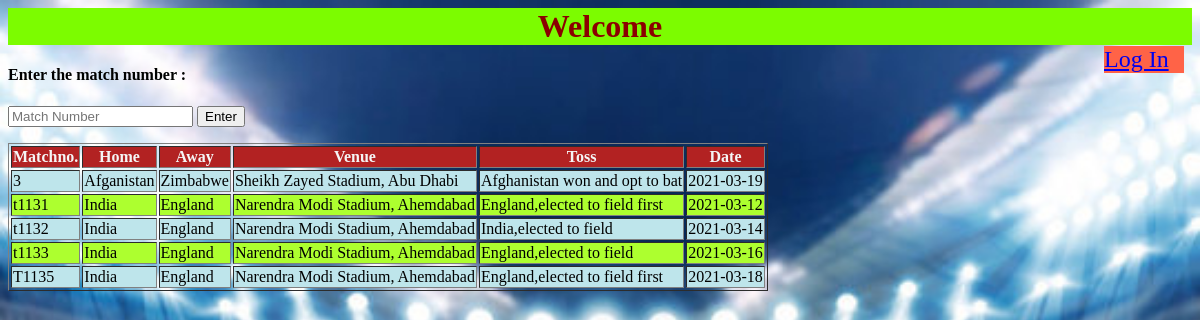
The page / on the database its author committed.
### tables this page shows
CREATE TABLE `matches` (
  `Matchno` varchar(255) NOT NULL,
  `Home` varchar(345) NOT NULL,
  `Away` varchar(345) NOT NULL,
  `Venue` varchar(345) NOT NULL,
  `Toss` text NOT NULL,
  `Date` date NOT NULL
);

### index.php (the view, shortened to what this page needs)
<?php
include("config.php");
?><html>
    <head>
    </head>
    <body >
        <h1><center> Welcome
               </center></h1>
               <p ><font size=5><a href="login.php">Log In</a></font></p>
               <h4>Enter the match number :</h4>
               <form method=POST action=scorecard.php>
                   <input type=text name="umid" placeholder="Match Number">
                   <input type=submit value="Enter"  name=otp><br>
               </form>
               <table border=1>
                <tr>
                   <th>Matchno.</th>
                   <th>Home</th>
                   <th>Away</th>
                   <th>Venue</th>
                   <th>Toss</th>
                   <th>Date</th>
                </tr>
             <?php
             $sql="Select * from Matches";
             $result1=mysqli_query($conn,$sql);
                       if($result1 && mysqli_num_rows($result1) > 0)
                       {
                      while($row = mysqli_fetch_assoc($result1))
                           {
                         echo "<tr><td>".$row["Matchno"]."</td><td>".$row["Home"]."</td><td>".$row["Away"]."</td><td>".$row["Venue"]."</td><td>".$row["Toss"]."</td><td>".$row["Date"]."</td></tr> ";
                      }
                       }
             ?>
             </table>
    </body>
</html>

### index.php (style rules this page uses)
body { background-image: url('wb.jpg'); background-repeat: no-repeat; background-attachment: fixed; background-size: 100% 100%; opacity=0.1; }
tr:nth-child(even) { background-color:#BEE5EB; }
tr:nth-child(odd) { background-color:greenyellow; }
tr:first-child { background-color:firebrick; color:whitesmoke; font-weight: bold; }
h1 { font-family: Georgia; color:rgb(139, 0, 0); background-color: lawngreen; }
h4 { font-family:'Gill Sans'; }
p { font-family: Georgia; color:whitesmoke; background-color: tomato; width:80;position: absolute;top: 30px;right: 16px; }

### rows shown on the page
matches: Matchno "3", Home "Afganistan", Away "Zimbabwe", Venue "Sheikh Zayed Stadium, Abu Dhabi", Toss "Afghanistan won and opt to bat", Date "2021-03-19"
matches: Matchno "t1131", Home "India", Away "England", Venue "Narendra Modi Stadium, Ahemdabad", Toss "England,elected to field first", Date "2021-03-12"
matches: Matchno "t1132", Home "India", Away "England", Venue "Narendra Modi Stadium, Ahemdabad", Toss "India,elected to field", Date "2021-03-14"
matches: Matchno "t1133", Home "India", Away "England", Venue "Narendra Modi Stadium, Ahemdabad", Toss "England,elected to field", Date "2021-03-16"
matches: Matchno "T1135", Home "India", Away "England", Venue "Narendra Modi Stadium, Ahemdabad", Toss "England,elected to field first", Date "2021-03-18"
